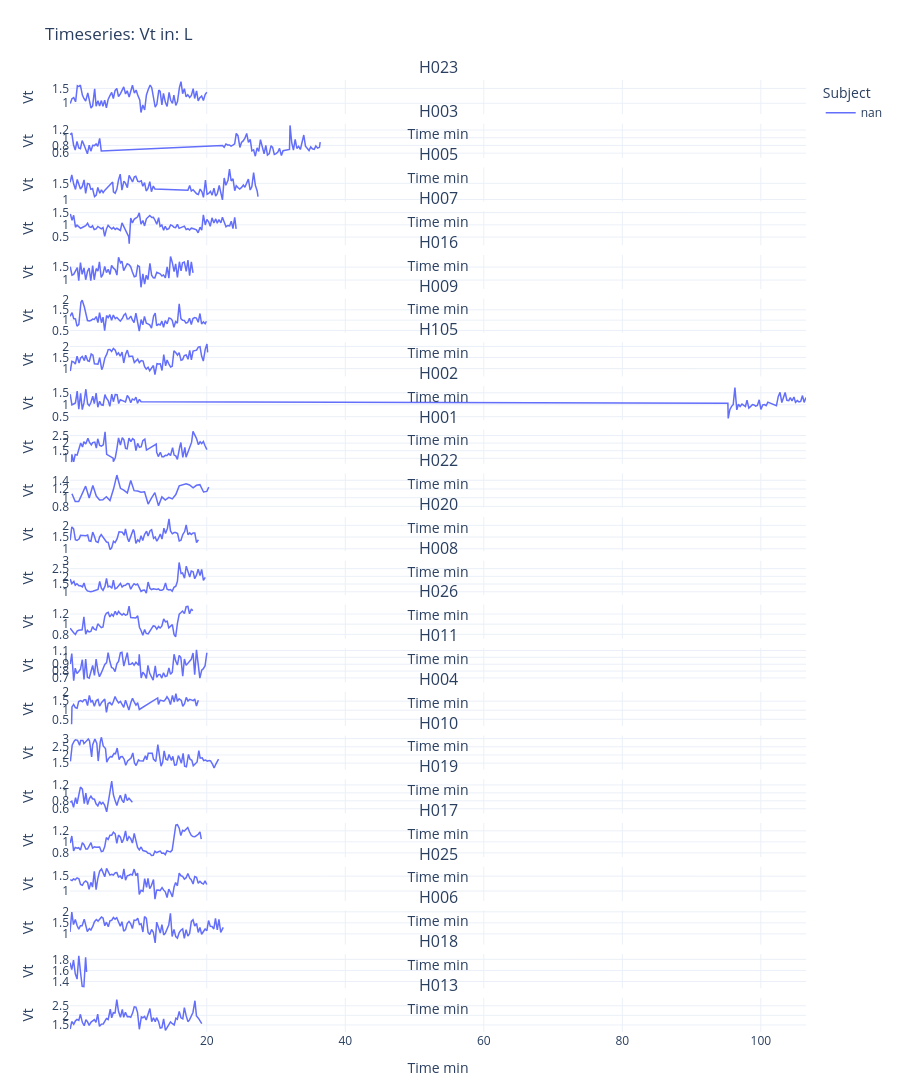

Notebook code for this chart:
### Code cell
m.visualize_timeseries('Vt', invert_ses_sub=True)
